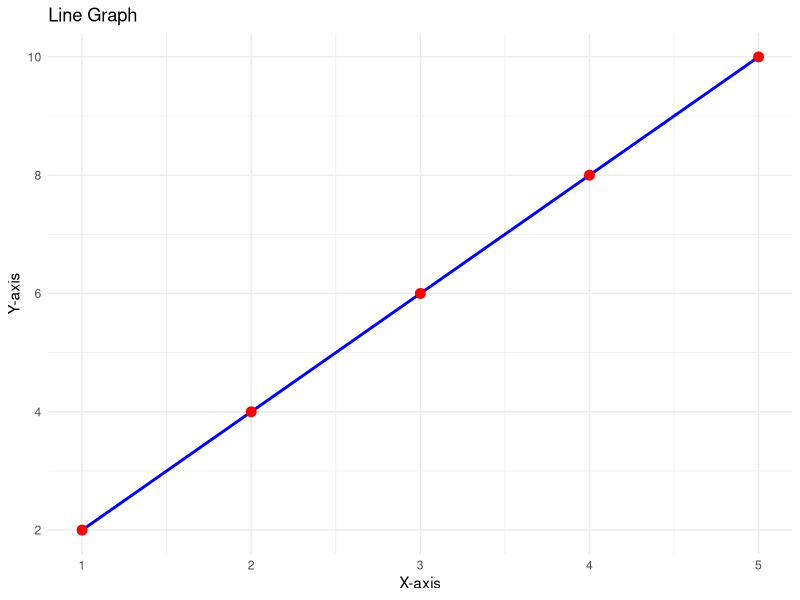

This figure's R source:
# Load necessary library
library(ggplot2)

# Create two vectors, x and y
x <- c(1, 2, 3, 4, 5)
y <- c(2, 4, 6, 8, 10)

# Create a data frame from the vectors
data <- data.frame(x, y)

# Generate a line graph using ggplot2
p <- ggplot(data, aes(x, y)) +
  geom_line(color = "blue", size = 1) +
  geom_point(color = "red", size = 3) +
  labs(title = "Line Graph", x = "X-axis", y = "Y-axis") +
  theme_minimal()

# Display the graph
print(p)
